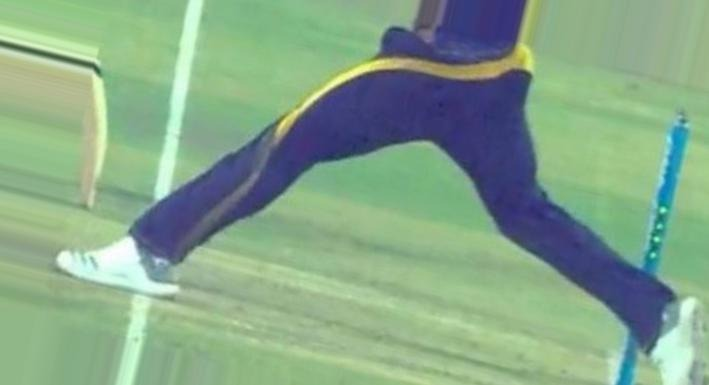
#> input picture data/raw_images/legal/crease_legal_0005.jpg, 709 x 385 px
$ python -i preprocessing.py   (imports and definitions only)   (older library calls are emulated)
#> lines starting #> are read from the running program, lines starting #| are printed output that depends on the picture
"""
preprocessing.py - Image preprocessing pipeline for CreaseGuard.

main.py runs every incoming frame through prepare_for_inference() before the CNNs
see it: EXIF/RGB normalisation, a quality report, and (in the default "auto" mode)
exposure correction only for under/over-exposed frames. The full enhancement chain
(denoise + CLAHE + sharpen) is opt-in ("full"), because the CNNs were trained on
un-enhanced frames and measured runs with preprocess_demo.py --compare-models showed
it can shift their predictions (e.g. a clear beamer frame dropping from 0.99 to 0.51).

Pipeline stages
---------------
1. load_image()          Decode, fix camera EXIF rotation, force 3-channel RGB.
2. assess_quality()      Measure brightness, contrast and sharpness (blur) and flag
                         frames that are too dark / washed out / blurry to trust.
3. enhance_frame()       Optional classical CV clean-up:
                           a. Gamma correction for under/over-exposed frames
                           b. Non-local-means denoising (broadcast compression noise)
                           c. CLAHE contrast boost on the L channel (LAB space) so the
                              white crease line and shoe edge stand out from the turf
                           d. Unsharp masking to recover edges lost to motion blur
4. to_model_tensor()     The exact preprocessing the CNNs use at inference time
                         (Resize 128x128 -> scale to [0,1] -> ImageNet mean/std
                         normalisation -> HWC to CHW), re-implemented in NumPy so
                         each arithmetic step can be shown and verified.

Only OpenCV, NumPy and Pillow are required (all already in requirements.txt).
"""

from dataclasses import dataclass, asdict, field
from typing import List, Tuple

import cv2
import numpy as np
from PIL import Image, ImageOps

# Same constants used by main.py's img_transform and cv_model.py's val_transform
MODEL_INPUT_SIZE: Tuple[int, int] = (128, 128)
IMAGENET_MEAN = np.array([0.485, 0.456, 0.406], dtype=np.float32)
IMAGENET_STD = np.array([0.229, 0.224, 0.225], dtype=np.float32)

# Quality thresholds (tuned for 8-bit broadcast-style frames)
DARK_THRESHOLD = 60.0        # mean luminance below this -> under-exposed
BRIGHT_THRESHOLD = 200.0     # mean luminance above this -> over-exposed
LOW_CONTRAST_THRESHOLD = 25  # luminance std-dev below this -> flat / hazy
BLUR_THRESHOLD = 100.0       # variance of Laplacian below this -> blurry
MIN_SIDE_PX = 64             # smaller frames carry too little detail


# --------------------------------------------------------------------------- #
# 1. Loading
# --------------------------------------------------------------------------- #
def load_image(path_or_file) -> Image.Image:
    """
    Opens an image and normalises its format:
      - applies EXIF orientation (phone/camera frames are often stored rotated)
      - converts palette / RGBA / greyscale / CMYK images to 3-channel RGB
    """
    img = Image.open(path_or_file)
    img = ImageOps.exif_transpose(img)
    return img.convert("RGB")


# --------------------------------------------------------------------------- #
# 2. Quality assessment
# --------------------------------------------------------------------------- #
@dataclass
class QualityReport:
    width: int
    height: int
    brightness: float          # mean luminance, 0-255
    contrast: float            # std-dev of luminance
    sharpness: float           # variance of the Laplacian (higher = sharper)
    issues: List[str] = field(default_factory=list)

    @property
    def is_usable(self) -> bool:
        return len(self.issues) == 0

    def to_dict(self):
        d = asdict(self)
        d["is_usable"] = self.is_usable
        return d


def assess_quality(pil_img: Image.Image) -> QualityReport:
    """
    Computes simple, explainable image-quality metrics:
      brightness - mean grey level
      contrast   - standard deviation of grey levels
      sharpness  - variance of the Laplacian (2nd derivative). A blurred image
                   has few strong edges, so its Laplacian response is flat and
                   the variance is low.
    """
    rgb = np.asarray(pil_img)
    gray = cv2.cvtColor(rgb, cv2.COLOR_RGB2GRAY)
    h, w = gray.shape

    brightness = float(gray.mean())
    contrast = float(gray.std())
    sharpness = float(cv2.Laplacian(gray, cv2.CV_64F).var())

    issues = []
    if min(h, w) < MIN_SIDE_PX:
        issues.append(f"low resolution ({w}x{h})")
    if brightness < DARK_THRESHOLD:
        issues.append("under-exposed")
    elif brightness > BRIGHT_THRESHOLD:
        issues.append("over-exposed")
    if contrast < LOW_CONTRAST_THRESHOLD:
        issues.append("low contrast")
    if sharpness < BLUR_THRESHOLD:
        issues.append("blurry")

    return QualityReport(
        width=w,
        height=h,
        brightness=round(brightness, 2),
        contrast=round(contrast, 2),
        sharpness=round(sharpness, 2),
        issues=issues,
    )


# --------------------------------------------------------------------------- #
# 3. Enhancement (classical computer vision)
# --------------------------------------------------------------------------- #
def gamma_correct(rgb: np.ndarray, brightness: float) -> np.ndarray:
    """
    Brightens dark frames (gamma < 1) or darkens washed-out frames (gamma > 1)
    using a lookup table: out = 255 * (in / 255) ** gamma.
    Gamma is chosen so the mean brightness moves toward mid-grey (~128).
    """
    if DARK_THRESHOLD <= brightness <= BRIGHT_THRESHOLD:
        return rgb
    mean_norm = np.clip(brightness / 255.0, 1e-3, 0.999)
    gamma = float(np.clip(np.log(0.5) / np.log(mean_norm), 0.4, 2.5))
    lut = np.array([((i / 255.0) ** gamma) * 255 for i in range(256)], dtype=np.uint8)
    return cv2.LUT(rgb, lut)


def denoise(rgb: np.ndarray, strength: int = 5) -> np.ndarray:
    """Non-local-means denoising: removes JPEG/broadcast grain while keeping edges."""
    return cv2.fastNlMeansDenoisingColored(rgb, None, strength, strength, 7, 21)


def apply_clahe(rgb: np.ndarray, clip_limit: float = 2.0, tile: int = 8) -> np.ndarray:
    """
    Contrast Limited Adaptive Histogram Equalisation on the L (lightness) channel
    of LAB colour space. Working on L only boosts local contrast - e.g. the white
    popping crease against green turf - without shifting the colours.
    """
    lab = cv2.cvtColor(rgb, cv2.COLOR_RGB2LAB)
    l, a, b = cv2.split(lab)
    clahe = cv2.createCLAHE(clipLimit=clip_limit, tileGridSize=(tile, tile))
    l_eq = clahe.apply(l)
    return cv2.cvtColor(cv2.merge((l_eq, a, b)), cv2.COLOR_LAB2RGB)


def unsharp_mask(rgb: np.ndarray, amount: float = 0.6, sigma: float = 1.2) -> np.ndarray:
    """Sharpens edges: out = in + amount * (in - GaussianBlur(in))."""
    blurred = cv2.GaussianBlur(rgb, (0, 0), sigma)
    return cv2.addWeighted(rgb, 1 + amount, blurred, -amount, 0)


def enhance_frame(pil_img: Image.Image, report: QualityReport = None):
    """
    Runs the enhancement chain and returns (final_image, list_of_(name, image)
    intermediate stages) so every step can be visualised.
    """
    if report is None:
        report = assess_quality(pil_img)

    stages = []
    rgb = np.asarray(pil_img).copy()
    stages.append(("original", rgb))

    rgb = gamma_correct(rgb, report.brightness)
    stages.append(("gamma", rgb))

    rgb = denoise(rgb)
    stages.append(("denoised", rgb))

    rgb = apply_clahe(rgb)
    stages.append(("clahe", rgb))

    rgb = unsharp_mask(rgb)
    stages.append(("sharpened", rgb))

    return Image.fromarray(rgb), stages


# --------------------------------------------------------------------------- #
# 4. Model input tensor (mirrors torchvision transforms in main.py)
# --------------------------------------------------------------------------- #
def to_model_tensor(pil_img: Image.Image) -> np.ndarray:
    """
    NumPy re-implementation of:
        transforms.Resize((128, 128))
        transforms.ToTensor()                 -> uint8 [0,255] to float [0,1], HWC->CHW
        transforms.Normalize(mean, std)       -> (x - mean) / std per channel
    Returns a float32 array of shape (1, 3, 128, 128), ready for the CNN.
    """
    resized = pil_img.resize(MODEL_INPUT_SIZE, Image.BILINEAR)
    x = np.asarray(resized, dtype=np.float32) / 255.0      # HWC, [0, 1]
    x = (x - IMAGENET_MEAN) / IMAGENET_STD                  # per-channel z-score
    x = np.transpose(x, (2, 0, 1))                          # CHW
    return np.expand_dims(x, 0).astype(np.float32)          # NCHW


ENHANCE_MODES = ("auto", "full", "off")


def prepare_for_inference(pil_img: Image.Image, mode: str = "auto"):
    """
    Used by the API before inference. Returns (image_for_model, info_dict).
      off  - frame passed through unchanged (quality is still reported)
      auto - gamma correction only when the frame is under/over-exposed; other
             issues (blur, low contrast) are reported but not altered
      full - the whole enhance_frame() chain
    """
    mode = (mode or "auto").lower().strip()
    if mode not in ENHANCE_MODES:
        mode = "auto"

    report = assess_quality(pil_img)
    applied = []
    out = pil_img
    if mode == "full":
        out, _ = enhance_frame(pil_img, report)
        applied = ["gamma", "denoise", "clahe", "unsharp_mask"]
    elif mode == "auto" and not (DARK_THRESHOLD <= report.brightness <= BRIGHT_THRESHOLD):
        out = Image.fromarray(gamma_correct(np.asarray(pil_img), report.brightness))
        applied = ["gamma"]

    info = report.to_dict()
    info["mode"] = mode
    info["applied"] = applied
    return out, info


def preprocess(path_or_file, enhance: bool = True):
    """
    Convenience wrapper: load -> assess -> (enhance) -> tensor.
    Returns a dict with the tensor, the quality report and the processed image.
    """
    img = load_image(path_or_file)
#> in load_image, img is the input picture: PIL image 709x385 RGB; mean R, G, B 133.9, 166.2, 137.8
    report = assess_quality(img)
#> in assess_quality, `gray = cv2.cvtColor(rgb, cv2.COLOR_RGB2GRAY)`:
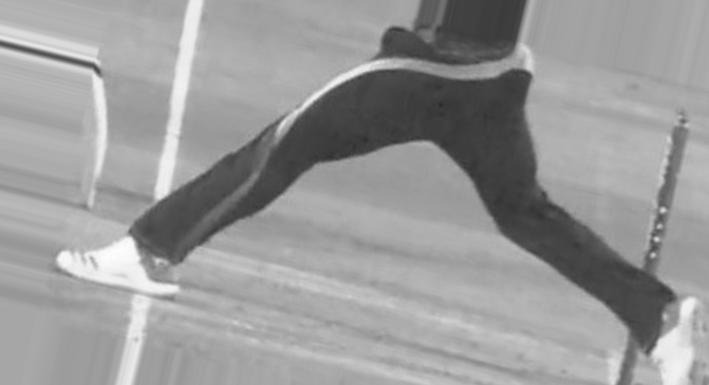
#> gray: shape (385, 709); min 41, max 254, mean 153.3
#> in assess_quality, `brightness = float(gray.mean())`: brightness = 153.3
#> in assess_quality, `contrast = float(gray.std())`: contrast = 41.62
#> in assess_quality, `sharpness = float(cv2.Laplacian(gray, cv2.CV_64F).var())`: sharpness = 14.61
    processed, stages = enhance_frame(img, report) if enhance else (img, [("original", np.asarray(img))])
#> in apply_clahe, `lab = cv2.cvtColor(rgb, cv2.COLOR_RGB2LAB)`: lab: shape (385, 709, 3); mean of channels 0, 1, 2 165.3, 112.6, 138.4
#> in apply_clahe, `l, a, b = cv2.split(lab)`:
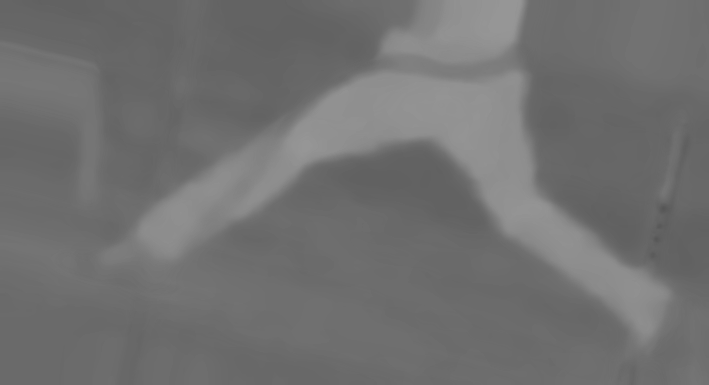
#> a: shape (385, 709); min 86, max 150, mean 112.6
#> in apply_clahe, `l, a, b = cv2.split(lab)`:
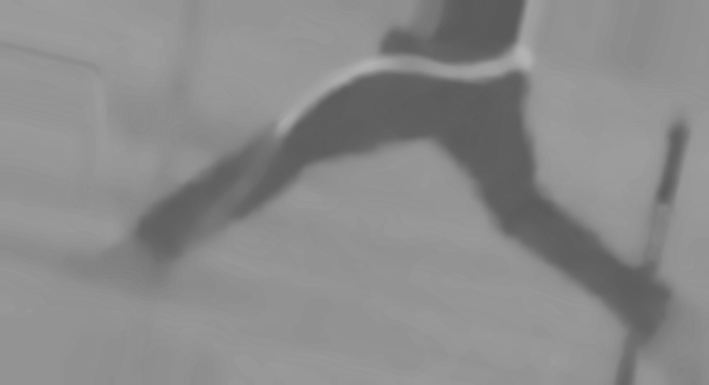
#> b: shape (385, 709); min 89, max 180, mean 138.4
#> in apply_clahe, `l_eq = clahe.apply(l)`:
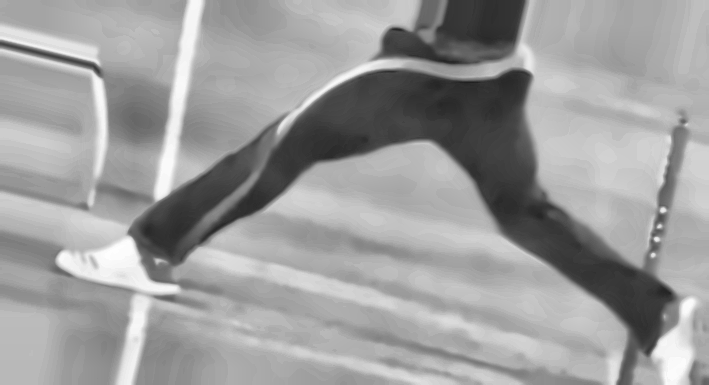
#> l_eq: shape (385, 709); min 32, max 254, mean 156.5
#> in apply_clahe, `return cv2.cvtColor(cv2.merge((l_eq, a, b)), cv2.COLOR_LAB2RGB)`:
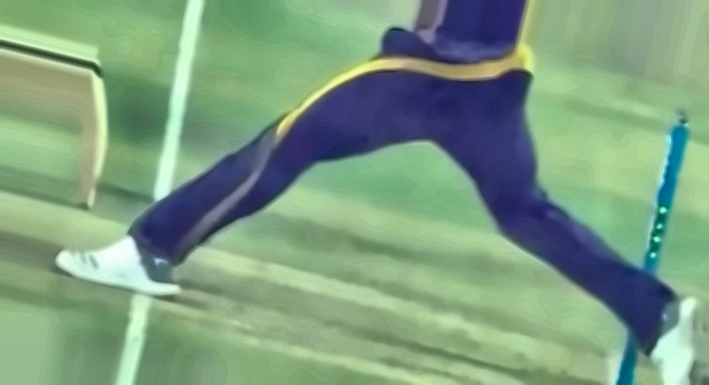
#> returned value: shape (385, 709, 3); mean R, G, B 124.7, 157.3, 128.8
#> stages = 5 items
    return {
        "tensor": to_model_tensor(processed),
        "quality": report,
        "image": processed,
        "stages": stages,
    }
#> in to_model_tensor, `resized = pil_img.resize(MODEL_INPUT_SIZE, Image.BILINEAR)`:
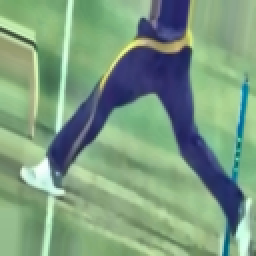
#> resized: PIL image 128x128 RGB (shown 2 times larger); mean R, G, B 124.7, 157.3, 128.8

>>> result = preprocess('../data/raw_images/legal/crease_legal_0005.jpg')
#> result = 4 items

$ run again, on data/raw_images/legal/crease_legal_0007.jpg
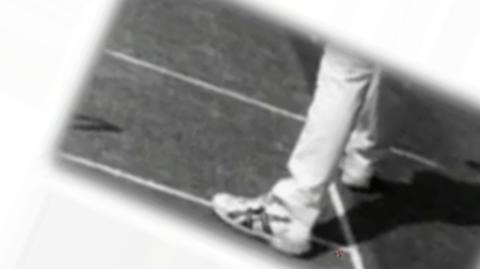
#> input picture data/raw_images/legal/crease_legal_0007.jpg, 480 x 269 px
#> in load_image, img is the input picture: PIL image 480x269 RGB; mean R, G, B 155.3, 155.3, 155
#> brightness = 155.3
#> contrast = 78.85
#> sharpness = 16.86
#> lab: shape (269, 480, 3); mean of channels 0, 1, 2 159.4, 127.9, 128.2
#> in apply_clahe, `l_eq = clahe.apply(l)`:
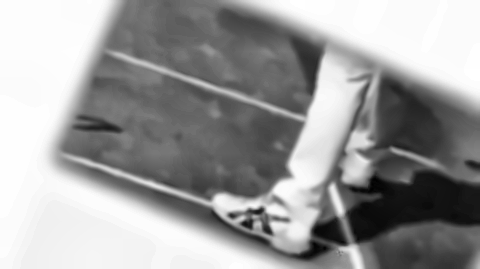
#> l_eq: shape (269, 480); min 1, max 255, mean 156.3
#> stages = 5 items
#> in to_model_tensor, `x = (x - IMAGENET_MEAN) / IMAGENET_STD`:
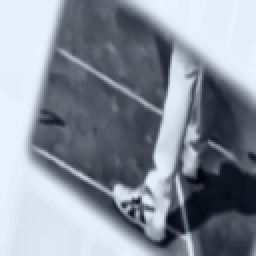
#> x: shape (128, 128, 3) float32 (shown 2 times larger); mean R, G, B 0.484, 0.627, 0.838; drawn with min black and max white
#> result = 4 items

$ run again, on data/raw_images/legal/crease_legal_0032.jpg
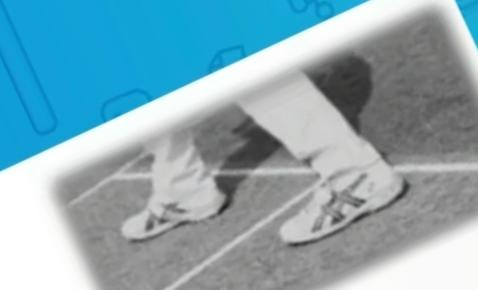
#> input picture data/raw_images/legal/crease_legal_0032.jpg, 478 x 290 px
#> in load_image, img is the input picture: PIL image 478x290 RGB; mean R, G, B 134.7, 168.6, 180.5
#> brightness = 159.8
#> contrast = 51.05
#> sharpness = 31.84
#> lab: shape (290, 478, 3); mean of channels 0, 1, 2 172.4, 124.1, 119.5
#> in apply_clahe, `return cv2.cvtColor(cv2.merge((l_eq, a, b)), cv2.COLOR_LAB2RGB)`:
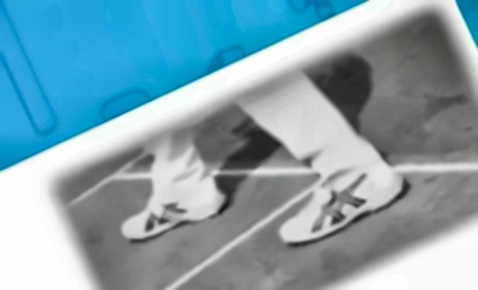
#> returned value: shape (290, 478, 3); mean R, G, B 129.8, 162.4, 174.5
#> stages = 5 items
#> in to_model_tensor, `x = (x - IMAGENET_MEAN) / IMAGENET_STD`:
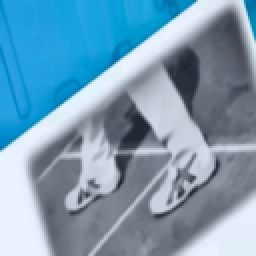
#> x: shape (128, 128, 3) float32 (shown 2 times larger); mean R, G, B 0.107, 0.807, 1.24; drawn with min black and max white
#> result = 4 items

$ run again, on data/raw_images/legal/crease_legal_0036.jpg
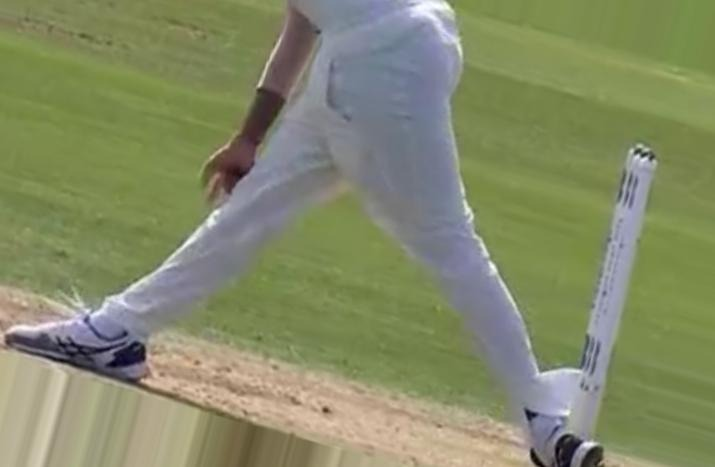
#> input picture data/raw_images/legal/crease_legal_0036.jpg, 715 x 467 px
#> in load_image, img is the input picture: PIL image 715x467 RGB; mean R, G, B 132.6, 138.5, 103.7
#> in assess_quality, `gray = cv2.cvtColor(rgb, cv2.COLOR_RGB2GRAY)`:
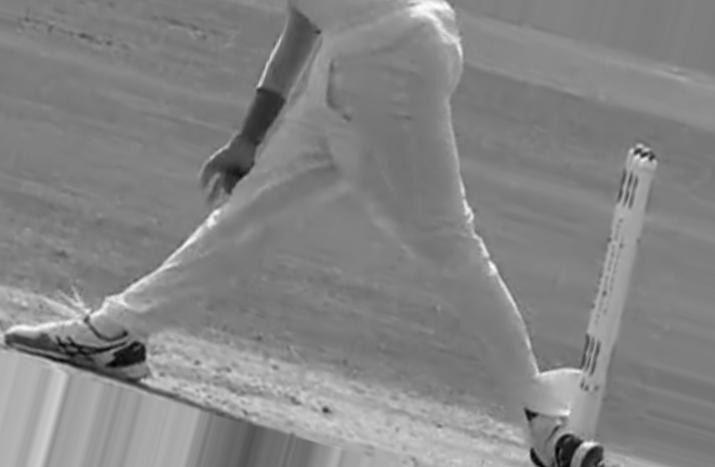
#> gray: shape (467, 715); min 2, max 254, mean 132.8
#> brightness = 132.8
#> contrast = 23.52
#> sharpness = 22.17
#> lab: shape (467, 715, 3); mean of channels 0, 1, 2 143.5, 120, 146
#> stages = 5 items
#> in to_model_tensor, `x = (x - IMAGENET_MEAN) / IMAGENET_STD`:
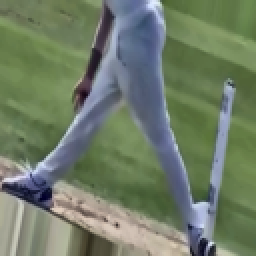
#> x: shape (128, 128, 3) float32 (shown 2 times larger); mean R, G, B 0.0721, 0.31, -0.0764; drawn with min black and max white
#> result = 4 items
